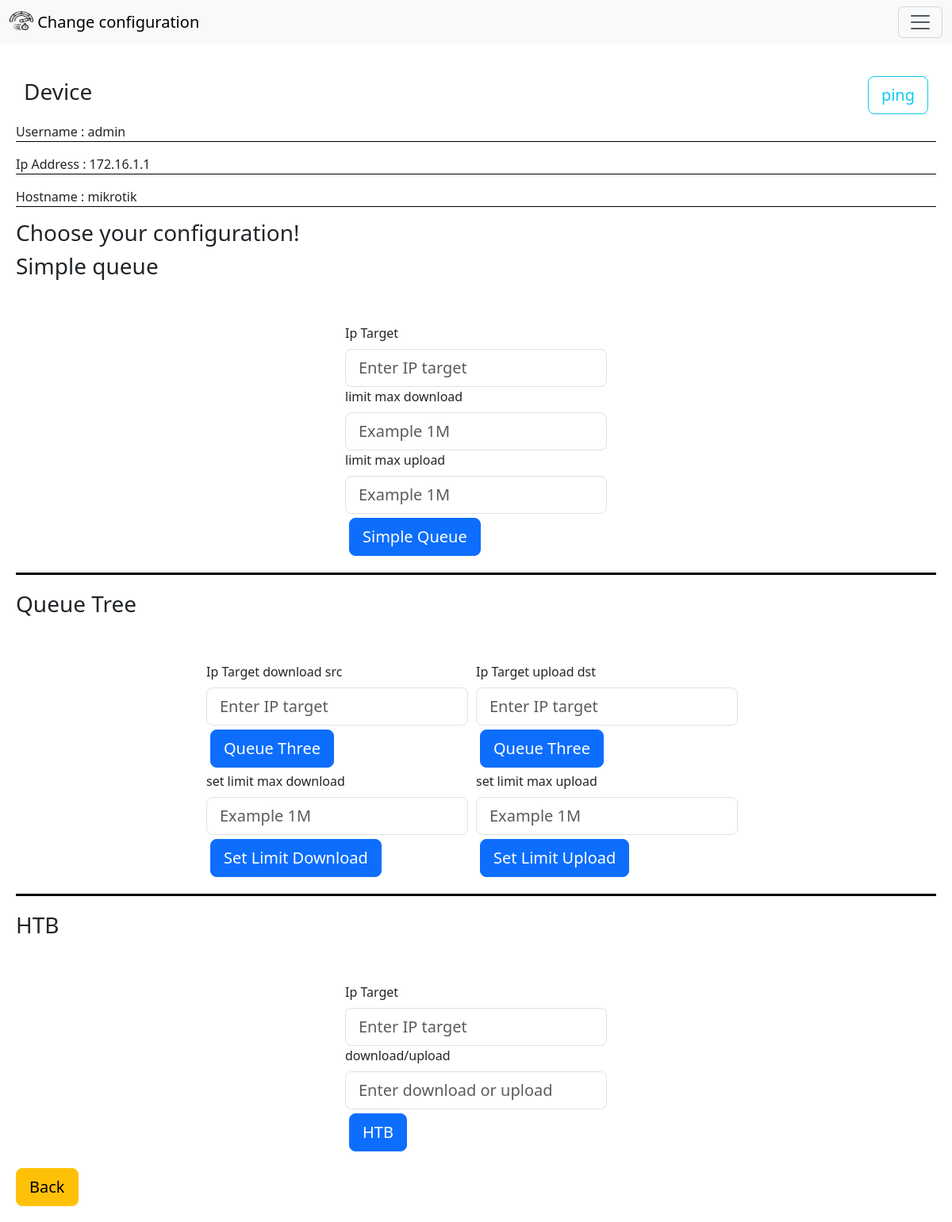
Page /config/1 on the committed database.
### network_automation/models.py (models this page shows, shortened)
class Device(models.Model):
    ip_address = models.CharField(max_length=255)
    hostname = models.CharField(max_length=255)
    username = models.CharField(max_length=255)
    password = models.CharField(max_length=255)
    CONFIG_CHOICES = [
        ('simple_queue', 'Simple Queue'),
        ('queue_three', 'Queue Three'),
        ('HTB', 'HTB'),
    ]
    config = models.CharField(max_length=255, choices=CONFIG_CHOICES, default='default')

### network_automation/views.py (the view, shortened to what this page needs)
# urls.py: path('config/<str:id_device>', views.config, name="config"),
def config(request, id_device):
    device = get_object_or_404(Device, id=id_device)
    messages.error(request, "Failed to edit device")
    context = {
        'title' : "Edit Config",
        'active_devices' : 'active',
        'device' : device
    }
    return render(request, 'config.html', context)

### network_automation/templates/config.html (shortened to what this page needs)
<!doctype html>
<html lang="en">
  <head>
    <link href="https://cdn.jsdelivr.net/npm/bootstrap@5.3.2/dist/css/bootstrap.min.css" rel="stylesheet">
    <link rel="stylesheet" href="/static/css/style.css">
  </head>
  <body>
   <div class="container-navbar">
    <nav class="navbar bg-body-tertiary">
        <div class="container-fluid">
          <a class="navbar-brand" href="#">
            <img src="/static/image/bandwidth.png" alt="Logo" width="30" height="24" class="d-inline-block align-text-top">
          Change configuration
          </a>
          <button class="navbar-toggler" type="button" data-bs-toggle="collapse" data-bs-target="#navbarNavDropdown" aria-controls="navbarNavDropdown" aria-expanded="false" aria-label="Toggle navigation">
            <span class="navbar-toggler-icon"></span>
          </button>
        </div>
      </nav>
   </div>
   <div class="container-input">
<form action="{% url 'simple' id_device=device.id %}" method="post">
    <div class="content-config" style="margin: 10px;">
      <div class="title" style="display: flex; justify-content: space-between;  align-items: center;">
          <h3>Device</h3>
          <a href="{% url 'ping' id_device=device.id %}" class="btn btn-lg btn-outline-info">ping</a>
      </div>
  </div>
    <p style="border-bottom: 1px solid black;">Username   : {{ device.username }}</p>
    <p style="border-bottom: 1px solid black;">Ip Address : {{ device.ip_address }}</p>
    <p style="border-bottom: 1px solid black;">Hostname   : {{ device.hostname }}</p>
    <h3 style="grid-column: 1;">Choose your configuration!</h3>
    <h3>Simple queue</h3>
    <div class="d-flex justify-content-center pt-4"style="border-bottom: solid black;">
      <div class="d-flex justify-content-center pt-4" >
        <div class="mb-3">
          <label class="form-label">Ip Target</label>
          <input class="form-control form-control-lg" type="text" name="target_simple_queue" id="target_simple_queue" placeholder="Enter IP target" />
          <label class="form-label">limit max download</label>
          <input class="form-control form-control-lg" type="text" name="simple_que_max_down" id="simple_que_max_down" placeholder="Example 1M" />
          <label class="form-label">limit max upload</label>
          <input class="form-control form-control-lg" type="text" name="simple_que_max_up" id="simple_que_max_up" placeholder="Example 1M" />
          <button  type="submit" class="btn btn-lg btn-primary" style="margin: 5px;max-height: 50px;" name="config" value="simple_queue">Simple Queue</button>
        </div>
    </div>
 </div>
<h3 style="padding-top: 20px;">Queue Tree</h3>
  <div class="d-flex justify-content-center pt-4" style="border-bottom: solid black;" >
    <div class="d-flex justify-content-center pt-4" >
      <div class="mb-3">
        <label class="form-label">Ip Target download src</label>
        <input class="form-control form-control-lg" type="text" name="target_queue_three" id="target_queue_three" placeholder="Enter IP target" />
        <button type="submit" class="btn btn-lg btn-primary" style="margin: 5px; max-height: 50px; " name="config" value="queue_three">Queue Three</button>
        <br>
        <label class="form-label">set limit max download</label>
        <input class="form-control form-control-lg" type="text" name="qtreeSetdown" id="qtreeSetdown" placeholder="Example 1M" />
        <button type="submit" class="btn btn-lg btn-primary" style="margin: 5px; max-height: 50px; " name="config" value="Qtree_setDown">Set Limit Download</button>
      </div>
      <div class="mb-3" style="padding: 0px 10px;">
        <label class="form-label">Ip Target upload dst</label>
        <input class="form-control form-control-lg" type="text" name="Qt_upload" id="Qt_upload" placeholder="Enter IP target" />
        <button type="submit" class="btn btn-lg btn-primary" style="margin: 5px; max-height: 50px; " name="config" value="Qt_upload">Queue Three</button>
        <br>
        <label class="form-label">set limit max upload</label>
        <input class="form-control form-control-lg" type="text" name="qtreeSetUP" id="qtreeSetUP" placeholder="Example 1M" />
        <button type="submit" class="btn btn-lg btn-primary" style="margin: 5px; max-height: 50px; " name="config" value="Qtree_setUplod">Set Limit Upload</button>
      </div>
    </div>
 </div>
 <h3 style="padding-top: 20px;">HTB</h3>
      <div class="d-flex justify-content-center pt-4">
        <div class="d-flex justify-content-center pt-4">
          <div class="mb-3">
            <label class="form-label">Ip Target</label>
            <input class="form-control form-control-lg" type="text" name="target_htb" id="target_htb" placeholder="Enter IP target" />
            <label class="form-label">download/upload</label>
            <input class="form-control form-control-lg" type="text" name="condition" id="condition" placeholder="Enter download or upload" />
            <button type="submit" class="btn btn-lg btn-primary" style="margin: 5px; max-height: 50px;" name="config" value="HTB">HTB</button>
          </div>
        </div>
      </div>
        <a href="/" class="btn btn-lg btn-warning">Back</a>
</form>
  </body>
</html>

### static/css/style.css (style rules this page uses)
.container-input { padding: 20px; margin-top: 10px; }

### rows in the picture
Device: username "admin", ip_address "172.16.1.1", hostname "mikrotik"
